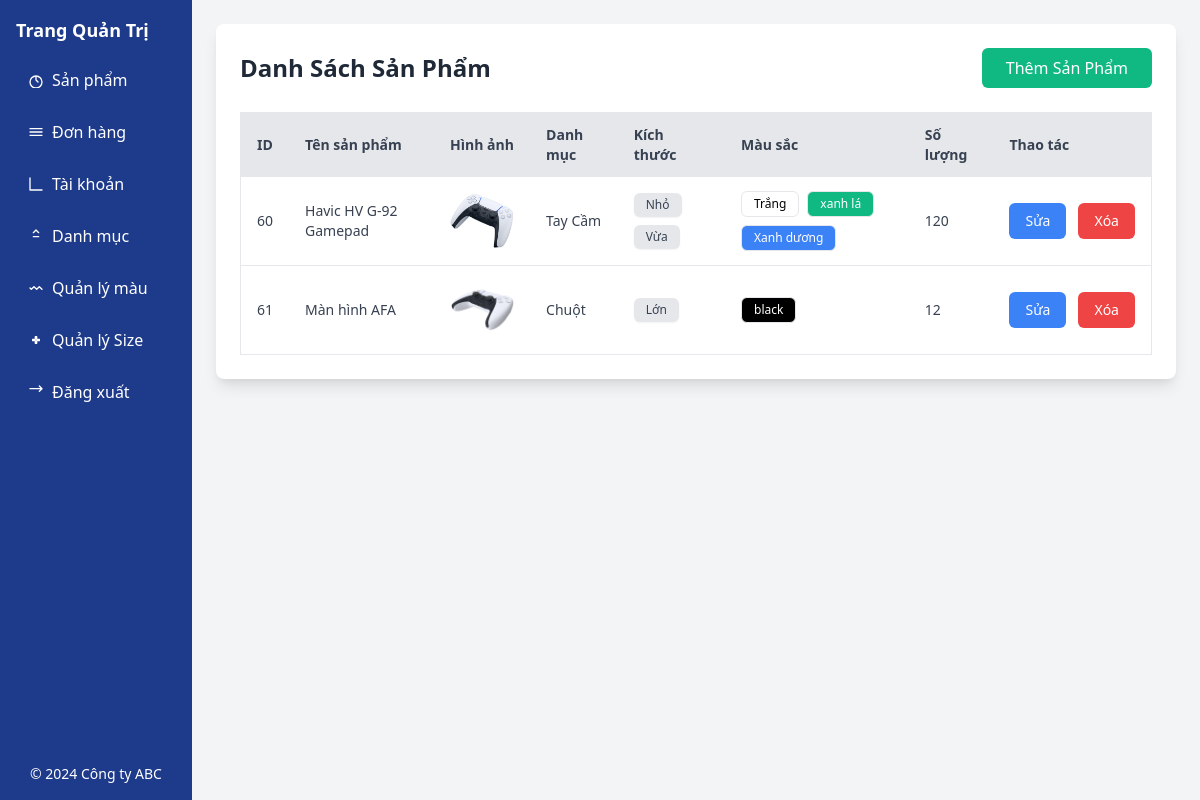
The page /admin/qlsanpham.php on the database its author committed.
### tables this page shows
CREATE TABLE IF NOT EXISTS `images` (
  `image_id` int NOT NULL AUTO_INCREMENT,
  `url_image` varchar(255) NOT NULL,
  `product_id` int NOT NULL,
  PRIMARY KEY (`image_id`),
  KEY `product_id` (`product_id`)
);

CREATE TABLE IF NOT EXISTS `categories` (
  `catagory_id` int NOT NULL AUTO_INCREMENT,
  `name` varchar(255) NOT NULL,
  `description` text,
  `created_at` timestamp NULL DEFAULT CURRENT_TIMESTAMP,
  `updated_at` timestamp NULL DEFAULT CURRENT_TIMESTAMP ON UPDATE CURRENT_TIMESTAMP,
  PRIMARY KEY (`catagory_id`)
);

CREATE TABLE IF NOT EXISTS `sizes` (
  `size_id` int NOT NULL AUTO_INCREMENT,
  `size_name` varchar(10) NOT NULL,
  `size_code` varchar(10) NOT NULL,
  PRIMARY KEY (`size_id`)
);

CREATE TABLE IF NOT EXISTS `colors` (
  `color_id` int NOT NULL AUTO_INCREMENT,
  `color_name` varchar(10) NOT NULL,
  `color_code` varchar(10) NOT NULL,
  PRIMARY KEY (`color_id`)
);

### class/Product.php (called while the page is built, shortened)
<?php
class Product extends Db
{
  function getProductsByKeyAndCata($key = '', $catagoriesId = 0)
  {
    $sql = 'SELECT * FROM products WHERE name LIKE ?';
    $data = [];
    if ($catagoriesId != 0) {
      $sql .= ' AND category_id = ?';
      $data = $this->selectSQL($sql, ["%$key%", $catagoriesId]);
    } else {
      $data = $this->selectSQL($sql, ["%$key%"]);
    }
    foreach ($data as $key => $value) {
      $data[$key] = $this->getProductById($value['product_id']);
      $quatity = $this->getQuatityProduct($value['product_id']);
      $data[$key]['quatity'] = $quatity;
    }
    return $data  ?? [];
  }
  function getQuatityProduct($id)
  {
    $sql = 'SELECT SUM(quantity) as quantity FROM product_detail WHERE product_id = ?';
    $data = $this->selectSQL($sql, [$id]);
    return $data[0]['quantity'] ?? 0;
  }
  function getImages($id)
  {
    $sql = 'SELECT * FROM images WHERE product_id = ?';
    return $this->selectSQL($sql, [$id]) ?? [];
  }
  function getSizes($id)
  {
    $sql = 'SELECT DISTINCT
                s.size_id,
                s.size_code,
                s.size_name
            FROM
                sizes s
            JOIN
                product_detail pd ON pd.size_id = s.size_id
            WHERE
                pd.product_id = ?';
    return $this->selectSQL($sql, [$id]) ?? [];
  }
  function getColors($id)
  {
    $sql = 'SELECT DISTINCT
                c.color_id,
                c.color_code,
                c.color_name
            FROM
                colors c
            JOIN
                product_detail pd ON pd.color_id = c.color_id
            WHERE
                pd.product_id = ?';
    return $this->selectSQL($sql, [$id]) ?? [];
  }
  function getProduct($id)
  {
    $sql = 'SELECT
                p.product_id,
                p.name AS product_name,
                p.description AS product_description,
                p.price
            FROM
                products p
            WHERE
                p.product_id = ?';
    return $this->selectSQL($sql, [$id]);
  }
  function getAllPrice($id)
  {
    $sql = 'SELECT DISTINCT price FROM product_detail WHERE product_id = ?';
    return $this->selectSQL($sql, [$id]) ?? [];
  }
  function getProductById($id)
  {
    $sql = 'SELECT
               *
            FROM
                products p
            WHERE
                p.product_id = ?';
    $cataObj = new Catagory();
    $product_detail = $this->selectSQL($sql, [$id]);
    $catagory = $cataObj->find($product_detail[0]['category_id']);
    $product = $this->getProduct($product_detail[0]['product_id'])  ?? [];
    $sizes = $this->getSizes($product_detail[0]['product_id']) ?? [];
    $colors = $this->getColors($product_detail[0]['product_id']) ?? [];
    $images = $this->getImages($product_detail[0]['product_id']) ?? [];
    $prices = $this->getAllPrice($product_detail[0]['product_id']) ?? [];
    $price =  $prices[0]['price'] ?? 0;
    return [
      'product_id' => $product[0]['product_id'],
      'product_name' => $product[0]['product_name'],
      'product_description' => $product[0]['product_description'],
      'catagory' => $catagory[0],
      'images' => $images,
      'price' => $price,
      'colors' => $colors,
      'sizes' => $sizes
    ];
  }
}

### class/Db.php (called while the page is built, shortened)
<?php
class Db
{
  public static $conn = null;
  function __construct()
  {
    Db::$conn = new PDO("mysql:host=localhost; dbname=e1", 'root', '');
    Db::$conn->setAttribute(PDO::ATTR_ERRMODE, PDO::ERRMODE_EXCEPTION);
  }
  function selectSQL($sql, $arrParam = [])
  {
    $stm = Db::$conn->prepare($sql);
    $stm->execute($arrParam);
    return $stm->fetchAll(PDO::FETCH_ASSOC);
  }
}

### class/Catagory.php (called while the page is built, shortened)
<?php
class Catagory extends Db
{
    public function find($id)
    {
        return $this->selectSQL('SELECT * FROM categories WHERE catagory_id = ?', [$id]);
    }
}

### admin/qlsanpham.php (the view, shortened to what this page needs)
<?php
$product = new Product();
$lstProduct = $product->getProductsByKeyAndCata() ?? [];
?>
<!DOCTYPE html>
<html lang='vi'>
<head>
    <link href='https://cdn.jsdelivr.net/npm/tailwindcss@2.2.19/dist/tailwind.min.css' rel='stylesheet'>
</head>
<body class='bg-gray-100 font-sans'>
    <div class='flex'>
        <?php include './views/navAdmin.php'; ?>
        <div class='flex-1 p-6'>
            <div class='bg-white p-6 rounded-lg shadow-lg'>
                <div class='flex justify-between items-center mb-6'>
                    <h2 class='text-2xl font-semibold text-gray-800'>Danh Sách Sản Phẩm</h2>
                    <a href='index.php?page=themsanpham' class='bg-green-500 text-white px-6 py-2 rounded-md hover:bg-green-700 transition duration-200'>Thêm Sản Phẩm</a>
                </div>
                <div class='overflow-x-auto'>
                    <table class='min-w-full bg-white border border-gray-200'>
                        <thead class='bg-gray-200 text-gray-700 text-sm'>
                            <tr>
                                <th class='py-3 px-4 text-left font-semibold'>ID</th>
                                <th class='py-3 px-4 text-left font-semibold'>Tên sản phẩm</th>
                                <th class='py-3 px-4 text-left font-semibold'>Hình ảnh</th>
                                <th class='py-3 px-4 text-left font-semibold'>Danh mục</th>
                                <th class='py-3 px-4 text-left font-semibold'>Kích thước</th>
                                <th class='py-3 px-4 text-left font-semibold'>Màu sắc</th>
                                <th class='py-3 px-4 text-left font-semibold'>Số lượng</th>
                                <th class='py-3 px-4 text-left font-semibold'>Thao tác</th>
                            </tr>
                        </thead>
                        <tbody class='text-gray-700 text-sm'>
                            <?php foreach ($lstProduct as $product) { ?>
                                <tr class='border-b hover:bg-gray-50'>
                                    <td class='py-3 px-4'><?php echo $product['product_id']; ?></td>
                                    <td class='py-3 px-4'><?php echo $product['product_name']; ?></td>
                                    <td class='py-3 px-4'>
                                        <div class='w-16 h-16 flex justify-center items-center'>
                                            <img src='<?php echo $product['images'][0]['url_image'] ?? ''; ?>' class='w-16 h-16 object-contain'>
                                        </div>
                                    </td>
                                    <td class='py-3 px-4'><?php echo $product['catagory']['name']; ?></td>
                                    <td class='py-3 px-4'>
                                        <div class='flex flex-wrap gap-2'>
                                            <?php foreach ($product['sizes'] as $size) { ?>
                                                <span class='bg-gray-200 text-gray-700 px-3 py-1 shadow-sm rounded-md text-xs'><?php echo $size['size_code']; ?></span>
                                            <?php } ?>
                                        </div>
                                    </td>
                                    <td class='py-3 px-4'>
                                        <div class='flex flex-wrap gap-2'>
                                            <?php foreach ($product['colors'] as $color) { ?>
                                                <span class='inline-block border border-gray-200 bg-<?php echo $color['color_code']; ?> text-<?php if ($color['color_code'] === 'white') echo 'black';
                                                                                                                                                else echo 'white'; ?> px-3 py-1 rounded-md text-xs'>
                                                    <?php echo $color['color_name']; ?>
                                                </span>
                                            <?php } ?>
                                        </div>
                                    </td>
                                    <td class='py-3 px-4'><?php echo $product['quatity']; ?></td>
                                    <td class='py-3 px-4'>
                                        <div class='flex gap-3'>
                                            <a href='index.php?page=suasanpham&id=<?php echo $product['product_id']; ?>' class='bg-blue-500 text-white px-4 py-2 rounded-md hover:bg-blue-700 transition duration-200 h-fit'>Sửa</a>
                                            <form method='POST'>
                                                <button type='submit' name='deleteProduct' value='1' class='bg-red-500 text-white px-4 py-2 rounded-md hover:bg-red-700 transition duration-200'>Xóa</button>
                                            </form>
                                        </div>
                                    </td>
                                </tr>
                            <?php } ?>
                        </tbody>
                    </table>
                </div>
            </div>
        </div>
    </div>
</body>
</html>

### rows shown on the page
images: url_image (picture)
categories: name "Tay Cầm"
sizes: size_code "Nhỏ"
sizes: size_code "Vừa"
colors: color_name "Trắng"
colors: color_name "xanh lá"
colors: color_name "Xanh dương"
images: url_image (picture)
categories: name "Chuột"
sizes: size_code "Lớn"
colors: color_name "black"

### other values the page prints
$product['product_id'] "60"
$product['product_name'] "Havic HV G-92 Gamepad"
$product['quatity'] "120"
$product['product_id'] "61"
$product['product_name'] "Màn hình AFA"
$product['quatity'] "12"
